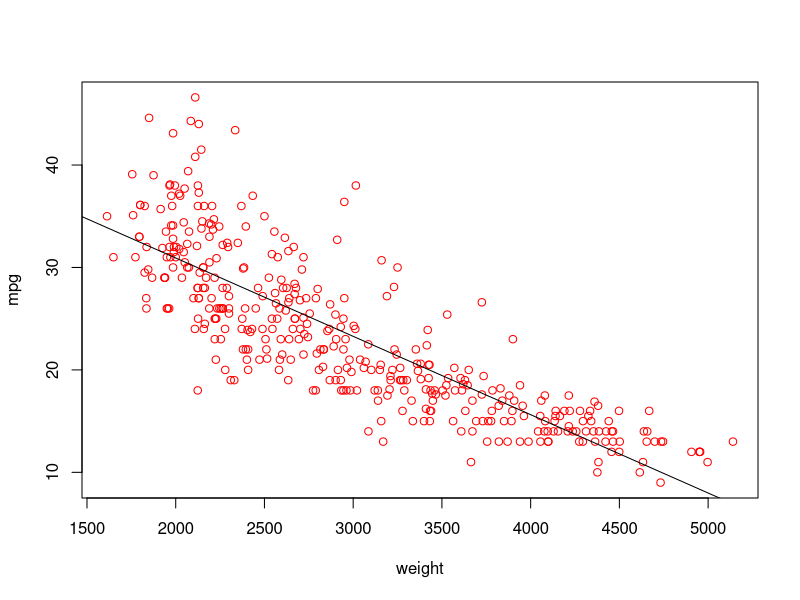

This figure's R source:
## ---- chunk 1
seq(from=2,to=12, by=2)  
## ---- chunk 2
seq(2,12, 2)  
## ---- chunk 3
myfun1=function(x1,x2){
  return(x1^2+x2^2)
}
## ---- chunk 4
myfun1(x2=2,x1=1) 
## ---- chunk 5
myfun1(1,2)  
## ---- chunk 6
abplot=function(x,y,...){
  plot(x,y,... )    # create a scatter plot
  abline(lm(y~x))   # add a fitted line
}
## ---- chunk 7
Auto=read.csv("data/Auto.csv")
abplot(Auto$weight, Auto$mpg, type="p", xlab="weight", 
       ylab="mpg",col="red")
## ---- chunk 8
mystat=function(x){
  avg=mean(x)
  sd=sd(x)
  skewness=mean((x-avg)^3)/sd^3
  return(c(avg, sd, skewness)) # return mean and std dev as a vector
}

# acceleration is not as skewed
mystat(Auto$acceleration)

# horsepower is right skewed
mystat(Auto$horsepower)
## ---- chunk 9
# apply function on the column and return results as list
lapply(Auto[c("mpg","weight","horsepower")], mystat)

# apply function on column and return a simplified results
sapply(Auto[c("mpg","weight","horsepower")], mystat)
## ---- chunk 10
power=2

myfun2=function(x){    
  x^power 
}

myfun2(5)
## ---- chunk 11
power=2
myfun2=function(x){    
  power=3        # define power inside the function
  x^power            
}

# guess, what is the value of myfun2(2) 
myfun2(2) 

# guess, what is the value of power
power
